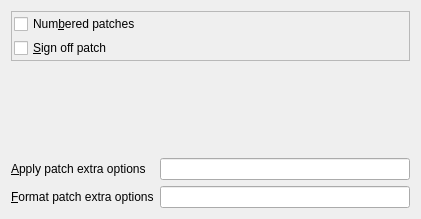
       <widget class="QWidget" name="Patch">
        <attribute name="title">
         <string>Patc&amp;h</string>
        </attribute>
        <layout class="QHBoxLayout">
         <item>
          <layout class="QVBoxLayout">
           <item>
            <widget class="QFrame" name="frame_2">
             <property name="frameShape">
              <enum>QFrame::StyledPanel</enum>
             </property>
             <property name="frameShadow">
              <enum>QFrame::Raised</enum>
             </property>
             <layout class="QHBoxLayout">
              <property name="spacing">
               <number>0</number>
              </property>
              <property name="margin">
               <number>2</number>
              </property>
              <item>
               <layout class="QVBoxLayout">
                <property name="spacing">
                 <number>4</number>
                </property>
                <property name="margin">
                 <number>0</number>
                </property>
                <item>
                 <widget class="QCheckBox" name="checkBoxNumbers">
                  <property name="toolTip">
                   <string>Check to see patch numbers on patch series header</string>
                  </property>
                  <property name="text">
                   <string>Num&amp;bered patches</string>
                  </property>
                  <property name="shortcut">
                   <string>Alt+B</string>
                  </property>
                 </widget>
                </item>
                <item>
                 <widget class="QCheckBox" name="checkBoxSign">
                  <property name="toolTip">
                   <string>Check to add a 'Signed-off-by:' line if not already existent</string>
                  </property>
                  <property name="text">
                   <string>&amp;Sign off patch</string>
                  </property>
                  <property name="shortcut">
                   <string>Alt+S</string>
                  </property>
                 </widget>
                </item>
               </layout>
              </item>
             </layout>
            </widget>
           </item>
           <item>
            <spacer>
             <property name="orientation">
              <enum>Qt::Vertical</enum>
             </property>
             <property name="sizeHint" stdset="0">
              <size>
               <width>399</width>
               <height>91</height>
              </size>
             </property>
            </spacer>
           </item>
           <item>
            <layout class="QGridLayout">
             <item row="0" column="0">
              <widget class="QLabel" name="textLabelApplyPatchExtraOptions">
               <property name="text">
                <string>&amp;Apply patch extra options</string>
               </property>
               <property name="wordWrap">
                <bool>false</bool>
               </property>
               <property name="buddy">
                <cstring>lineEditApplyPatchExtraOptions</cstring>
               </property>
              </widget>
             </item>
             <item row="0" column="1">
              <widget class="QLineEdit" name="lineEditApplyPatchExtraOptions">
               <property name="toolTip">
                <string>Extra options to pass to 'git am'</string>
               </property>
               <property name="maxLength">
                <number>32767</number>
               </property>
              </widget>
             </item>
             <item row="1" column="0">
              <widget class="QLabel" name="textLabelFormatPatchExtraOptions">
               <property name="text">
                <string>&amp;Format patch extra options</string>
               </property>
               <property name="wordWrap">
                <bool>false</bool>
               </property>
               <property name="buddy">
                <cstring>lineEditFormatPatchExtraOptions</cstring>
               </property>
              </widget>
             </item>
             <item row="1" column="1">
              <widget class="QLineEdit" name="lineEditFormatPatchExtraOptions">
               <property name="toolTip">
                <string>Extra options to pass to 'git format-patch'</string>
               </property>
               <property name="maxLength">
                <number>32767</number>
               </property>
              </widget>
             </item>
            </layout>
           </item>
          </layout>
         </item>
        </layout>
       </widget>
